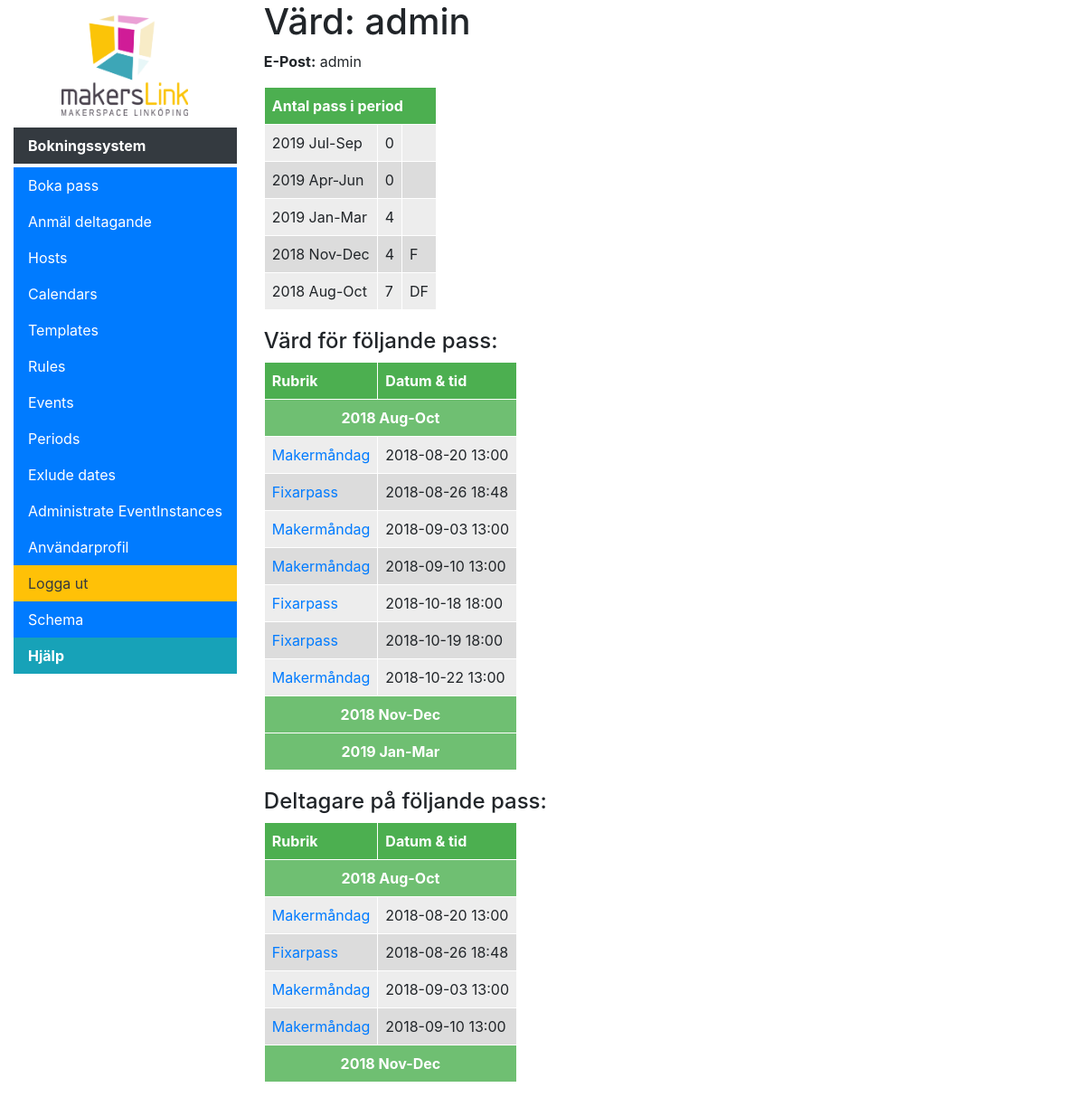
The page /scheduler/profile (signed in) on the database as committed earlier.
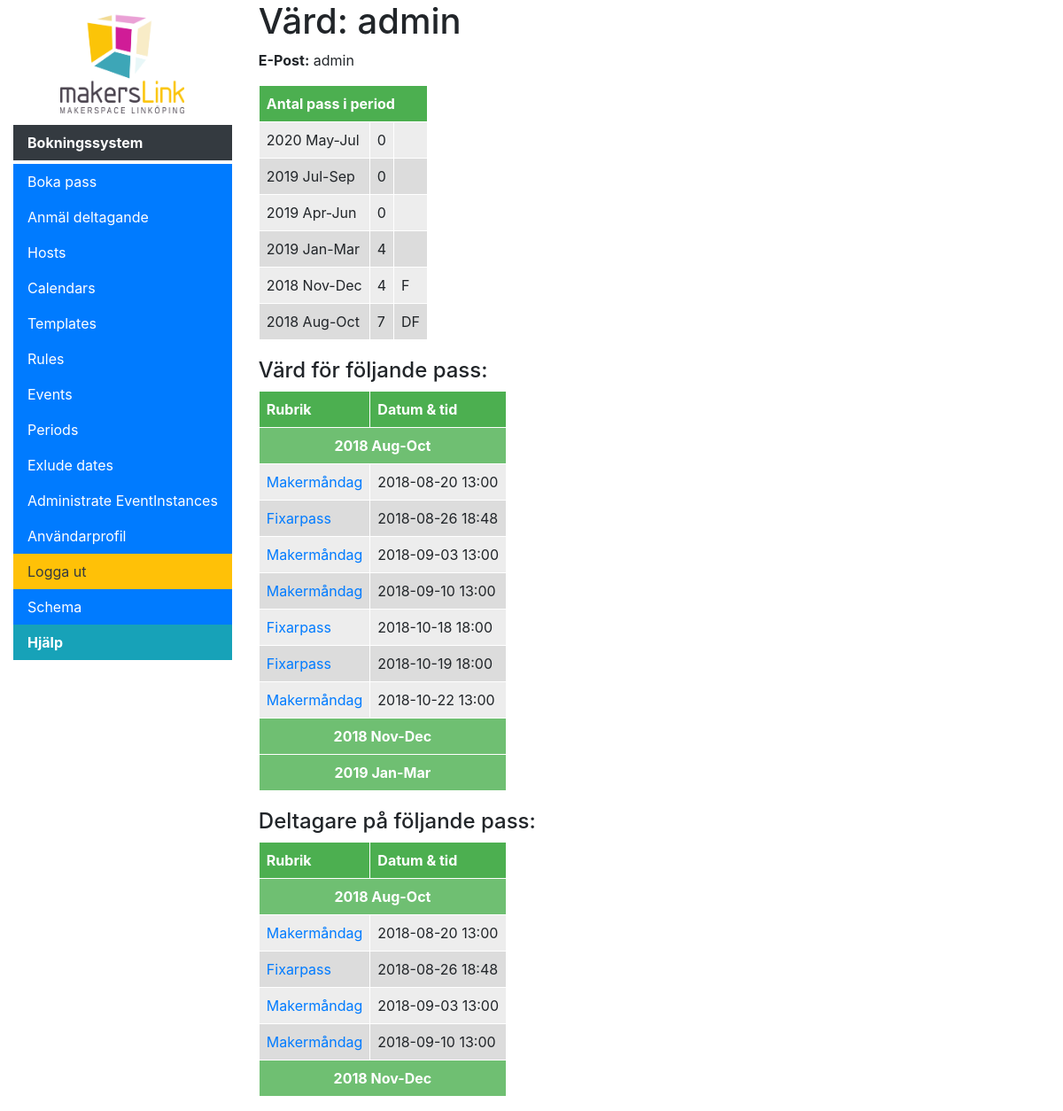
The same page on the database as committed later.
### accounts/models.py (models this page shows, shortened)
class User(AbstractBaseUser, PermissionsMixin):
    USERNAME_FIELD = 'email'
    REQUIRED_FIELDS = ['slackId']
    class Meta:
        verbose_name = 'user'
        verbose_name_plural = 'users'
    objects = UserManager()
    slackIdValid = RegexValidator(r'^((?!@).)*$', 'Ange ditt slacknamn utan @-tecken.',
            code='invalid_slackId')
    email = models.EmailField(unique=True, verbose_name="E-post")
    slackId = models.CharField(max_length=100, verbose_name="Slacknamn", unique=True, blank=False, null=False, validators=[slackIdValid])
    is_active = models.BooleanField(default=False)
    is_staff = models.BooleanField(default=False)
    is_registration_complete = models.BooleanField(default=False)

### scheduler/models.py (models this page shows, shortened)
class SchedulingPeriod(models.Model):
    start = models.DateField(help_text="Start of period", db_index=True)
    end = models.DateField(help_text="End of period", db_index=True)
    num_required_events = models.IntegerField(default = 6, help_text="Number of events a host should have in this period")
    participant_key_string = ParticipantKeyField(default = "", help_text="A string representing the events a host is required to be a participant to in this period", max_length=10)
    @property
    def name(self):
        return self.start.strftime('%Y %b') + "-" + self.end.strftime('%b')
    def get_participant_key_list(self):
        userParticipantList = accounts.models.User.objects.all().order_by('eventinstance__participants__slackId', 'eventinstance__period', 'eventinstance__event__template__count_key').annotate(
            participantName = Max('eventinstance__participants__slackId'), keyChar=Max('eventinstance__event__template__count_key', filter=Q(eventinstance__period=self.id)))
        currentUser = None
        resultList = {}
        for userParticipant in userParticipantList:
            if (currentUser == None or currentUser != userParticipant.participantName) and userParticipant.participantName != None:
                currentUser = userParticipant.participantName
                resultList[currentUser] = "";
            if currentUser != None and userParticipant.keyChar != None:
                resultList[currentUser] = resultList[currentUser] + userParticipant.keyChar
        return resultList
    def get_host_count_list(self):
        userHostList = accounts.models.User.objects.all().order_by('slackId', 'eventinstance__period').annotate(
            host_count=Count('slackId', filter=Q(eventinstance__status=1, eventinstance__period=self.id)))
        return userHostList
    def get_host_count_key_list(self):
        count_list = self.get_host_count_list()
        key_list = self.get_participant_key_list()
        resultList = {}
        for host in count_list:
            resultList[host.slackId] = str(host.host_count)
            if host.slackId in key_list:
                resultList[host.slackId] = resultList[host.slackId] + " " + key_list[host.slackId]
        return resultList
    def get_all_host_count_key_lists():
        periodList = SchedulingPeriod.objects.all().order_by('-start')
        resultList = {}
        for period in periodList:
            for user, count_key in period.get_host_count_key_list().items():
                if user not in resultList:
                    resultList[user] = {}
                resultList[user][period] = count_key
        return resultList
    def __str__(self):
        return self.name

class EventInstance(models.Model):
    STATUS = (
        (-1, 'Ombokning krävs'),
        (0, 'Ledigt'),
        (1, 'Bokat'),
        (2, 'Inställt'),
    )
    id = models.UUIDField(primary_key=True, default=uuid.uuid4, editable=False, help_text="Unique ID for this bookinginstance")
    google_calendar_booking_id = models.CharField(max_length=300, help_text="Unique ID from google after instance is created", null=True, blank=True)
    host = models.ForeignKey('accounts.User', on_delete=models.SET_NULL, null=True)
    participants = models.ManyToManyField('accounts.User', related_name="participants", blank=True)
    event = models.ForeignKey('Event', on_delete=models.SET_NULL, null=True)
    start = models.DateTimeField(help_text="Start of event")
    end = models.DateTimeField(help_text="End of event")
    status = models.IntegerField(default=0, choices=STATUS, help_text="Instance status")
    period = models.ForeignKey('SchedulingPeriod', on_delete=models.SET_NULL, null=True, blank=True)
    unique_title = models.CharField(max_length=100, default="", blank=True, help_text="Enter title to be inserted before the header when cancelling, leave blank to use default: {}".format(settings.CANCELLED_TITLE))
    unique_description = models.CharField(max_length=400, default="", blank=True, help_text="Enter a description for a cancelled event, leave blank to use default: {}".format(settings.CANCELLED_DESCRIPTION))
    @property
    def title(self):
        return self.event.template.title
    @property
    def header(self):
        return self.event.template.header
    class Meta:
        ordering = ["start", "end"]
        unique_together = ('event', 'start', 'end')
    def display_host(self):
        return ''.join([self.host.email])
    display_host.short_description = "Host"

class Event(models.Model):
    name = models.CharField(max_length=50, help_text="Enter a human-friendly name for this type of Event")
    description = models.CharField(max_length=300, help_text="Enter a description for this type of Event", null=True, blank=True)
    template = models.ForeignKey('EventTemplate', on_delete=models.SET_NULL, null=True, help_text="Select a template for how scheduled Events will look in the calendar.")
    start = models.DateTimeField(help_text="Start of event repetition and start time of events", db_index=True)
    end = models.DateTimeField(help_text="End time of events, must be after start", db_index=True)
    repeat_end = models.DateTimeField(help_text="Date to end repetition", null=True, blank=True)
    rule = models.ForeignKey('SchedulingRule', null=True, blank=True, help_text="Select '----' for a one time only event.", on_delete=models.SET_NULL)
    class Meta:
        ordering = ["name"]
    """
    Retrieves events between two dates
    If replace=True it replaces generated events with actual objects from DB
    If replace=False it removes generated events where there is an actual object in DB but does not replace it.
    """

class EventTemplate(models.Model):
    name = models.CharField(max_length=50, help_text="Enter a human-friendly name for this template")
    count_key = models.CharField(max_length=1, help_text="Key displayed when counting participantcy", default = 'D')
    title = models.CharField(max_length=100, help_text="Enter title to be used for booking")
    header = models.CharField(max_length=200, help_text="Enter a, optional, header for the event to be inserted after the hosts name into the descriptionfield in the calendar event.", null=True, blank=True)
    body = models.TextField(max_length=1000, help_text="Enter a larger body of text to be inserted after the header in the description field in the calendar event", null=True, blank=True)
    num_participants = models.IntegerField(default = 0, help_text="Number of participants, -1 for infinite")
    calendar = models.ForeignKey('SchedulingCalendar', on_delete=models.SET_NULL, null=True, help_text="Select the calendar to sync events to.")
    synchronize = models.BooleanField(default=True, help_text="If active, scheduled events will be synced to Google calendar upon creation.")
    class Meta:
        ordering = ["name"]

### scheduler/views.py (the view)
# urls.py: path('profile', views.ProfileView.as_view(), name='profile'),
class ProfileView(LoginRequiredMixin, UnsecuredHostDetailView):
    def get_object(self):
        return self.request.user

### scheduler/context_processors.py (called while the page is built)
def extra_menu_processor(request):
    extra = {}
    if hasattr(settings, "MENU_TITLE"):
    	extra['menu_title'] = settings.MENU_TITLE
    if hasattr(settings, "LOGO"):
        extra['logo'] = settings.LOGO
    if hasattr(settings, "MENU_EXTRA"):
        extra['menu_extra'] = settings.MENU_EXTRA
    return extra

### scheduler/views.py (called while the page is built)
    def get_context_data(self, **kwargs):
        context = super(UnsecuredHostDetailView, self).get_context_data(**kwargs)
        context['period_list'] = SchedulingPeriod.objects.all().order_by('-start').annotate(event_count = Count('eventinstance', filter=Q(eventinstance__status=1, eventinstance__host=self.get_object())))
        context['period_host_list'] = SchedulingPeriod.get_all_host_count_key_lists()
        context['hosted_events'] = self.get_object().eventinstance_set.filter(status=1).order_by('period', 'start')
        context['participant_events'] = self.get_object().participants.all().order_by('period', 'start')
        return context

### scheduler/templates/scheduler/host_detail.html (shortened to what this page needs)
{% extends "base_generic.html" %}
{% block content %}
{% regroup participant_list by period as participant_list_by_period %}
  <h1>Värd: {{ view_user.slackId }}</h1>
  <p><strong>E-Post:</strong> {{ view_user.email }}</p>
  <table>
  <thead>
    <tr><th colspan =3>Antal pass i period</th></tr>
  </thead>
  {% for period in period_list %}
    <tr class="{% cycle 'row-uneven' 'row-even' %}">
      <td>{{ period.name }}</td>
      <td>{{ period.event_count }}</td>
      <td>
          {% for host, key_string in period.get_participant_key_list.items %}
            {% if host == view_user.slackId %}
                 {{ key_string }}
		    {% endif %}
          {% endfor %}
      </td>
    </tr>
  {% empty %}
    <tr><td colspan=2>Ännu inte värd på några pass.</td></tr>
  {% endfor %}
  </table>
  <div style="margin-top:20px">
    <h4>Värd för följande pass:</h4>
    {% if hosted_events %}
      <table>
        <thead>
          <tr>
            <th>Rubrik</th>
            <th>Datum & tid</th>
          </tr>
        </thead>
        {% regroup hosted_events by period as period_list %}
        {% for period in period_list %}
          <tr>
            <td class="emph sub-head" colspan =2>
              <a data-toggle="collapse" href="#collapse{{ period.grouper }}" role="button" aria-expanded="false" aria-controls="collapseExample">
                {{ period.grouper }}
              </a>
            </td>
          </tr>
          <tbody class="collapse {% if forloop.first %}show{% endif %}" id="collapse{{ period.grouper }}">
            {% for eventinstance in period.list %}
              <tr class="{% cycle 'row-uneven' 'row-even' as rowclass %}">
                <td><a href="{% url 'eventinstance-join' pk=eventinstance.pk %}">{{ eventinstance.title }}</a></td>
                <td>{{ eventinstance.start|date:"Y-m-d H:i" }}</td>
              </tr>
            {% endfor %}
          </tbody>
        {% endfor %}
      </table>
    {% else %}
      Ännu inte värd för några pass.
    {% endif %}
  </div>
  <div style="margin-top:20px">
    <h4>Deltagare på följande pass:</h4>
    {% if participant_events %}
      <table>
        <thead>
          <tr>
            <th>Rubrik</th>
            <th>Datum & tid</th>
          </tr>
        </thead>
        {% regroup participant_events by period as period_list %}
        {% for period in period_list %}
          <tr>
            <td class="emph sub-head" colspan =2>
              <a data-toggle="collapse" href="#collapse{{ period.grouper }}" role="button" aria-expanded="false" aria-controls="collapseExample">
                {{ period.grouper }}
              </a>
            </td>
          </tr>
          <tbody class="collapse {% if forloop.first %}show{% endif %}" id="collapse{{ period.grouper }}">
            {% for eventinstance in period.list %}
              <tr class="{% cycle 'row-uneven' 'row-even' as rowclass %}">
                <td><a href="{% url 'eventinstance-join' pk=eventinstance.pk %}">{{ eventinstance.title }}</a></td>
                <td>{{ eventinstance.start|date:"Y-m-d H:i" }}</td>
              </tr>
            {% endfor %}
          </tbody>
        {% endfor %}
      </table>
    {% else %}
      Ännu inte deltagare på några pass.
    {% endif %}
  </div>
{% endblock %}

### scheduler/templates/base_generic.html (shortened to what this page needs)
<!DOCTYPE html>
<html lang="en">
<head>
  {% load bootstrap4 %}
  {% bootstrap_css %}
  {% load static %}
</head>
<body>
  <div class="container-fluid">
    <div class="row">
      <div class="col-sm-auto">
      {% block sidebar %}
      <ul class="nav flex-column">
          {% if logo %}
            <li class="nav-item"><a class="nav-link" style="" href="{{ logo.link }}">
              <img src="{% static logo.path %}" style="margin:5px; display:block; margin-left:auto; margin-right:auto" width="140" class="align-top" alt="Logo">
            </a></li>
          {% endif %}
          {% if menu_title %}
            <li class="nav-item"><span style="margin-bottom:4px" class="nav-link bg-dark text-white font-weight-bold">{{ menu_title }}</span></li>
          {% endif %}
          <li class="nav-item"><a class="nav-link bg-primary text-white" href="{% url 'index' %}" data-toggle="tooltip" data-placement="right" title="Boka värdpass">Boka pass</a></li>
          <li class="nav-item"><a class="nav-link bg-primary text-white" href="{% url 'joinEvent' %}" data-toggle="tooltip" data-placement="right" title="Boka gå brevid pass och fixarpass">Anmäl deltagande</a></li>
          {% if user.is_staff %}
          <li class="nav-item"><a class="nav-link bg-primary text-white" href="{% url 'hosts' %}">Hosts</a></li>
          <li class="nav-item"><a class="nav-link bg-primary text-white" href="{% url 'calendars' %}">Calendars</a></li>
          <li class="nav-item"><a class="nav-link bg-primary text-white" href="{% url 'templates' %}">Templates</a></li>
          <li class="nav-item"><a class="nav-link bg-primary text-white" href="{% url 'rules' %}">Rules</a></li>
          <li class="nav-item"><a class="nav-link bg-primary text-white" href="{% url 'events' %}">Events</a></li>
          <li class="nav-item"><a class="nav-link bg-primary text-white" href="{% url 'periods' %}">Periods</a></li>
          <li class="nav-item"><a class="nav-link bg-primary text-white" href="{% url 'ruleexclusions' %}">Exlude dates</a></li>
          <li class="nav-item"><a class="nav-link bg-primary text-white" href="{% url 'eventinstances-admin' %}">Administrate EventInstances</a></li>
          {% endif %}
          <li class="nav-item"><a class="nav-link bg-primary text-white" href="{% url 'profile' %}" data-toggle="tooltip" data-placement="right" title="Se en översikt av dina bokade pass">Användarprofil</a></li>
          <li class="nav-item"><a class="nav-link bg-warning text-dark" href="{% url 'logout' %}">Logga ut</a></li>
          {% for menu_item in menu_extra%}
            <li class="nav-item"><a class="nav-link {% if menu_item.class %} {{ menu_item.class }}{% endif %}" href="{{ menu_item.link }}" data-toggle="tooltip" data-placement="right" title="{{ menu_item.tooltip }}">{{ menu_item.name }}</a></li>
          {% endfor %}
      </ul>
     {% endblock %}
      </div>
      <div class="col-sm-auto">
      {% block content %}{% endblock %}
      </div>
    </div>
  </div>
</body>
</html>

### scheduler/templates/base_generic.html (style rules this page uses)
tr.row-uneven { background: #EDEDED; }
tr.row-even { background: #DCDCDC; }
td.emph { background: #6fbf72; font-weight:bold; color: white; }
td, th { border: 1px solid #FFFFFF; padding: 8px; }
th { background: #4CAF50; color: white; }
td.emph a { color: white; }
.sub-head { text-align:center; }

Rows that differ between the two databases and show on the page:
added SchedulingPeriod: name "2020 May-Jul", event_count "0", shown under "Värd: admin"
